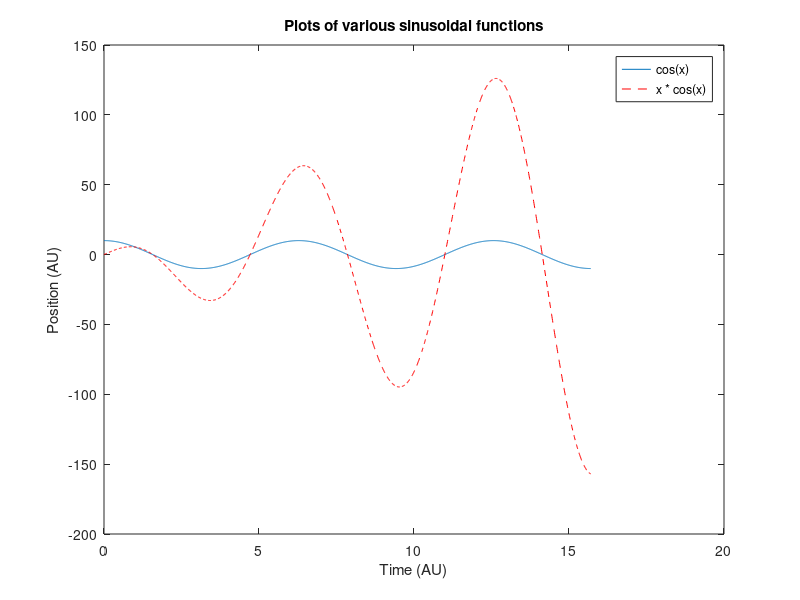

This figure's MATLAB source:
% myFirstScript.m

% This script demonstrates documentation and sections
 
% 2016-06-02, sfn: created 
% 2017-10-12, sfn: modified maxX

%% --- INITIALIZE ---
clear variables
close all
clc

A           = 10;   % The peak-amplitude
stepsize    = 0.01; % the granularity of the the x-vector
maxX        = 5*pi;   % the maximum value x can take
x           = 0 : stepsize : maxX; % creating the x-vector

%% --- FUNCTIONS OF X ---
y   = A * cos( x ); % a simple cosine
y2  = y .* x;       % a cosine with linearly growing amplitude 

%% --- PLOTS ---
figure, hold on, box on
plot( x, y )
plot( x, y2, '--r' )
legend('cos(x)', 'x * cos(x)')
xlabel( 'Time (AU)' )
ylabel( 'Position (AU)' )
title( 'Plots of various sinusoidal functions' )

%% --- save to file ---
cd ~/Desktop
print( '-dpdf', 'cosineFigure.pdf' ) % save as pdf
